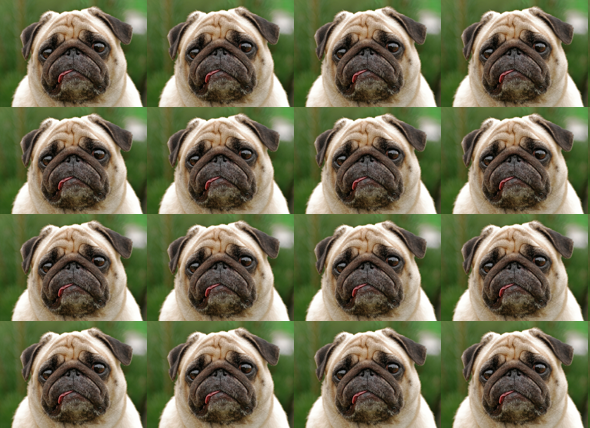

This figure's Python source:
from PIL import Image

def multi_face():
    # resize
    img = Image.open('bulldog2.png')
    width, height = img.size
    resize = img.resize((int(width//4), int(height//4)))
    # flip image from left to right like mirror
    flip = resize.transpose(Image.FLIP_LEFT_RIGHT)
    fwidth, fheight = flip.size

    # add small flipped images into pattern
    pattern = Image.new('RGBA', (590, 428), 'green')
    # image grid 4x4
    w, h = pattern.size
    for left in range(0, w, fwidth):
        for top in range(0, h, fheight):
            pattern.paste(flip, (left, top))
    pattern.save('multi_face.png')

if  __name__ == "__main__":
    multi_face()